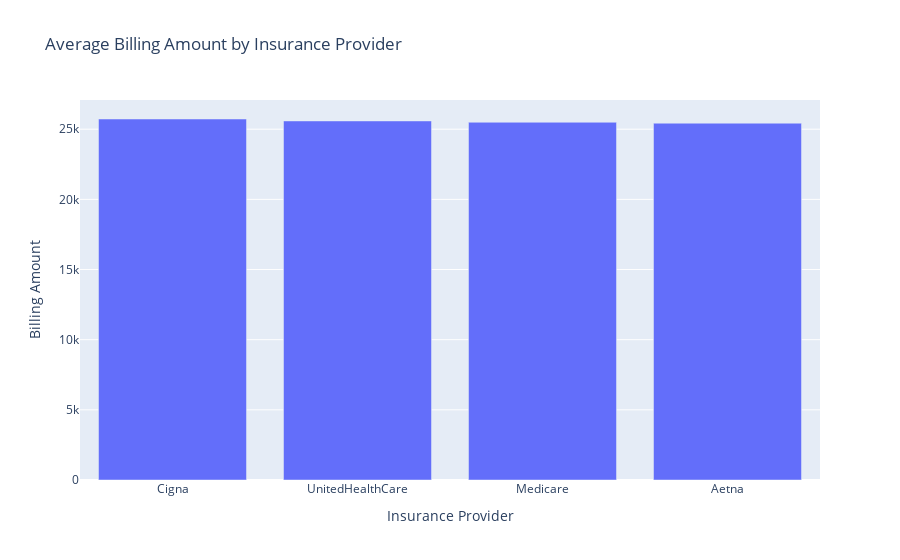

The notebook cell saved with this chart:
### Markdown cell above
#### **Cost vs Insurance**

### Code cell
insurance_billing = data.groupby("Insurance Provider")["Billing Amount"].mean().sort_values(ascending=False)
insurance_billing = round(insurance_billing, 2).reset_index()
print(insurance_billing)

fig = px.bar(
    insurance_billing, 
    x="Insurance Provider",
    y="Billing Amount",
    # text=insurance_billing.values,
    title="Average Billing Amount by Insurance Provider"
)
fig.show()

### Figure 1 — Plotly figure (JSON) as saved in the notebook; plotly's stock layout.template omitted (floating-point values rounded to 4 significant figures)
{"data": [{"hovertemplate": "Insurance Provider=%{x}<br>Billing Amount=%{y}<extra></extra>", "legendgroup": "", "marker": {"color": "#636efa", "pattern": {"shape": ""}}, "name": "", "orientation": "v", "showlegend": false, "textposition": "auto", "type": "bar", "x": ["Cigna", "UnitedHealthCare", "Medicare", "Aetna"], "xaxis": "x", "y": [25730.0, 25590.0, 25490.0, 25430.0], "yaxis": "y"}], "layout": {"barmode": "relative", "legend": {"tracegroupgap": 0}, "title": {"text": "Average Billing Amount by Insurance Provider"}, "xaxis": {"anchor": "y", "domain": [0, 1], "title": {"text": "Insurance Provider"}}, "yaxis": {"anchor": "x", "domain": [0, 1], "title": {"text": "Billing Amount"}}}}
